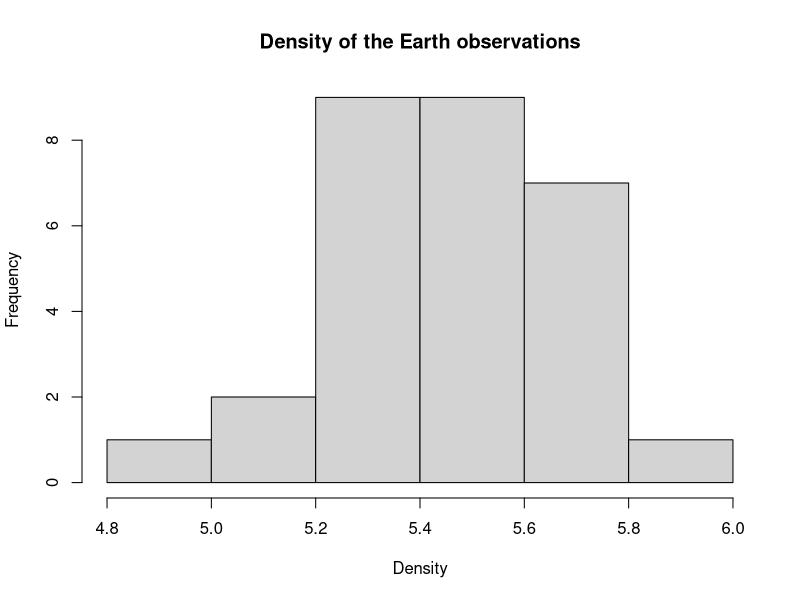
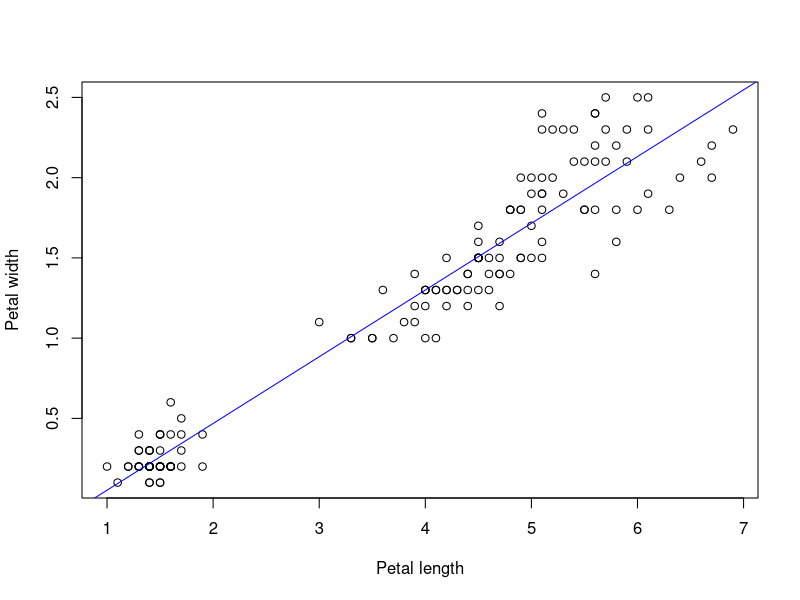

Here is the R script that generated these plots, in order:
## ---- chunk 1
density_obs <- c(5.5, 5.61, 4.88, 5.07, 5.26, 5.55, 5.36, 5.29, 5.58, 5.65, 5.57, 5.53, 5.62, 5.29, 5.44, 5.34, 5.79, 5.1, 5.27, 5.39, 5.42, 5.47, 5.63, 5.34, 5.46, 5.3, 5.75, 5.68, 5.85)

density_mean <- round(mean(density_obs), 3)
density_mean
## ---- chunk 2
hist(density_obs,
     main = "Density of the Earth observations",
     xlab = "Density")
## ---- chunk 3
t.test(density_obs, mu = 5.1)
## ---- chunk 4
t.test(density_obs, mu = 5.5, alternative = "less")
## ---- chunk 5
t.test(iris$Sepal.Width ~ iris$Species, subset = iris$Species %in% c("virginica", "versicolor"))
## ---- chunk 6
model <- lm(iris$Petal.Width ~ iris$Petal.Length, data = iris)
plot(iris$Petal.Length, iris$Petal.Width, xlab = "Petal length", ylab = "Petal width")
abline(model, col = "blue")
r_sq <- summary(model)$adj.r.squared
## ---- chunk 7
alpha <- 0.05
omnivores <- c(0.78, 0.80, 0.76, 0.78, 0.58, 0.64, 0.92, 0.86, 0.62, 0.54, 0.46)
vegetarians <- c(0.50, 0.32, 0.78, 0.68, 0.46, 0.32, 0.50, 0.68, 0.32, 0.86, 0.40, 0.36, 0.44, 0.62, 0.26)
m_omnivores <- qchisq(alpha / 2, length(omnivores) - 1)
M_omnivores <- qchisq(1 - alpha / 2, length(omnivores) - 1)
m_vegetarians <- qchisq(alpha / 2, length(vegetarians) - 1)
M_vegetarians <- qchisq(1 - alpha / 2, length(vegetarians) - 1)
m_omnivores
M_omnivores
m_vegetarians
M_vegetarians
omnivores_mean <- mean(omnivores)
vegetarians_mean <- mean(vegetarians)
vegetarians_var <- var(vegetarians)
omnivores_var <- 2 * omnivores_mean
omnivores_mean
vegetarians_mean
vegetarians_var
chisq.test(omnivores)
## ---- chunk 8
confidence_interval_var_omnivores_min <- ((length(omnivores) - 1) * omnivores_var ^ 2) / M_omnivores
confidence_interval_var_omnivores_max <- ((length(omnivores) - 1) * omnivores_var ^ 2) / m_omnivores
confidence_interval_std_omnivores_min <- sqrt(confidence_interval_var_omnivores_min)
confidence_interval_std_omnivores_max <- sqrt(confidence_interval_var_omnivores_max)
confidence_interval_var_vegetarians_min <- ((length(vegetarians) - 1) * vegetarians_var ^ 2) / M_vegetarians
confidence_interval_var_vegetarians_max <- ((length(vegetarians) - 1) * vegetarians_var ^ 2) / m_vegetarians
confidence_interval_std_vegetarians_min <- sqrt(confidence_interval_var_vegetarians_min)
confidence_interval_std_vegetarians_max <- sqrt(confidence_interval_var_vegetarians_max)
